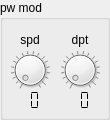
   <widget class="QGroupBox" name="pmBox">
    <property name="geometry">
     <rect>
      <x>390</x>
      <y>140</y>
      <width>110</width>
      <height>120</height>
     </rect>
    </property>
    <property name="title">
     <string>pw mod</string>
    </property>
    <widget class="QLabel" name="pmSpeedLabel">
     <property name="geometry">
      <rect>
       <x>10</x>
       <y>30</y>
       <width>40</width>
       <height>20</height>
      </rect>
     </property>
     <property name="text">
      <string>spd</string>
     </property>
     <property name="alignment">
      <set>Qt::AlignCenter</set>
     </property>
     <property name="wordWrap">
      <bool>false</bool>
     </property>
    </widget>
    <widget class="QDial" name="pmSpeedKnob">
     <property name="geometry">
      <rect>
       <x>10</x>
       <y>50</y>
       <width>40</width>
       <height>40</height>
      </rect>
     </property>
     <property name="maximum">
      <number>255</number>
     </property>
     <property name="pageStep">
      <number>16</number>
     </property>
     <property name="notchTarget">
      <double>15.000000000000000</double>
     </property>
     <property name="notchesVisible">
      <bool>true</bool>
     </property>
    </widget>
    <widget class="QLCDNumber" name="pmSpeedDisplay">
     <property name="geometry">
      <rect>
       <x>20</x>
       <y>90</y>
       <width>21</width>
       <height>21</height>
      </rect>
     </property>
     <property name="frameShape">
      <enum>QFrame::NoFrame</enum>
     </property>
     <property name="numDigits">
      <number>2</number>
     </property>
     <property name="mode">
      <enum>QLCDNumber::Hex</enum>
     </property>
     <property name="segmentStyle">
      <enum>QLCDNumber::Flat</enum>
     </property>
    </widget>
    <widget class="QLabel" name="pmDepthLabel">
     <property name="geometry">
      <rect>
       <x>60</x>
       <y>30</y>
       <width>40</width>
       <height>20</height>
      </rect>
     </property>
     <property name="text">
      <string>dpt</string>
     </property>
     <property name="alignment">
      <set>Qt::AlignCenter</set>
     </property>
     <property name="wordWrap">
      <bool>false</bool>
     </property>
    </widget>
    <widget class="QDial" name="pmDepthKnob">
     <property name="geometry">
      <rect>
       <x>60</x>
       <y>50</y>
       <width>40</width>
       <height>40</height>
      </rect>
     </property>
     <property name="maximum">
      <number>255</number>
     </property>
     <property name="pageStep">
      <number>16</number>
     </property>
     <property name="notchTarget">
      <double>15.000000000000000</double>
     </property>
     <property name="notchesVisible">
      <bool>true</bool>
     </property>
    </widget>
    <widget class="QLCDNumber" name="pmDepthDisplay">
     <property name="geometry">
      <rect>
       <x>70</x>
       <y>90</y>
       <width>21</width>
       <height>21</height>
      </rect>
     </property>
     <property name="frameShape">
      <enum>QFrame::NoFrame</enum>
     </property>
     <property name="numDigits">
      <number>2</number>
     </property>
     <property name="mode">
      <enum>QLCDNumber::Hex</enum>
     </property>
     <property name="segmentStyle">
      <enum>QLCDNumber::Flat</enum>
     </property>
    </widget>
   </widget>
